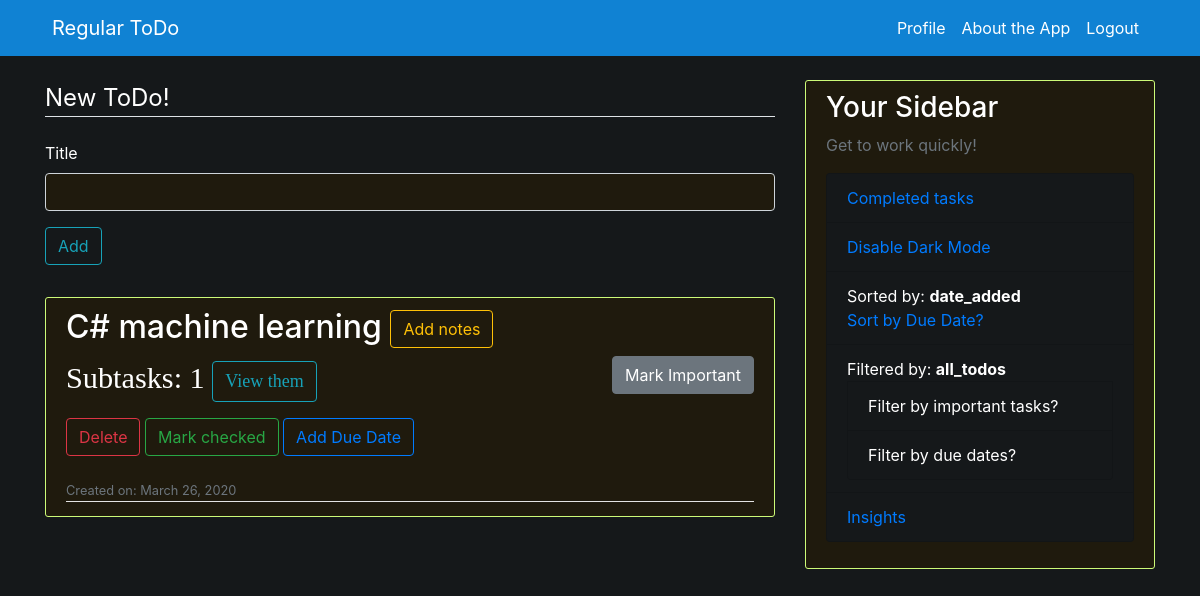
Screenshot of / (signed in) with the database file from the repository.
### ToDo/models.py (models this page shows, shortened)
class ToDo(models.Model):
    title = models.CharField(max_length=100)
    date_posted = models.DateTimeField(default=timezone.now)
    creator = models.ForeignKey(User, on_delete=models.CASCADE)
    is_checked = models.BooleanField(default=False)
    due_date = models.DateTimeField(null=True, blank=True)
    due_date_color = models.CharField(max_length=100, null=True, blank=True)
    num_of_subtasks = models.IntegerField(default=0)
    date_completed = models.DateTimeField(null=True, blank=True)
    notes = models.BooleanField(default=False)
    important = models.BooleanField(default=False)

### users/models.py (models this page shows, shortened)
class Profile(models.Model):
    user = models.OneToOneField(User, on_delete=models.CASCADE)
    image = models.ImageField(default="default.jpg", upload_to="profile_pics")
    todos = models.IntegerField(default=0)
    has_dark_mode = models.BooleanField(default=False)
    sort_todos_by = models.CharField(max_length=100, default="date_added")
    total_todos = models.IntegerField(default=0)
    filter_todos_by = models.CharField(max_length=100, default="all_todos")
    num_of_important_tasks = models.IntegerField(default=0)
    insights_enabled = models.BooleanField(default=False)
    last_insights_date = models.DateField(blank=True, null=True)
    todos_created_this_week = models.IntegerField(default=0)
    todos_completed_this_week = models.IntegerField(default=0)
    todos_completed_on_time = models.IntegerField(default=0)
    generated_insights_this_week = models.BooleanField(default=False)
    efficiency_this_week = models.IntegerField(default=0)
    efficiency_change = models.IntegerField(default=0)
    efficiency_change_type = models.CharField(max_length=100, default="NOT_PROVIDED")
    todos_completed_created_long_ago = models.IntegerField(default=0)

### ToDo/views.py (the view, shortened to what this page needs)
# urls.py: 2. Add a URL to urlpatterns:  path('', views.home, name='home')
def home(request):
    if request.method == "POST":
        due_form = DueDateForm(request.POST)
        add_form = NewTaskForm(request.POST)
        if due_form.is_valid():
            days = due_form.cleaned_data.get("due_date").lower()
            if days == "today":
                days = 0
            elif days == "tomorrow":
                days = 1
            elif days == "next week":
                days = 7
            elif days == "yesterday":
                days = -1
            elif days == "last week":
                days = -7
            else:
                days = int(days)
            today = datetime.datetime.today()
            due_date = today + datetime.timedelta(days=days)
            todo = ToDo.objects.get(pk=int(request.POST.get("title", "")))
            todo.due_date = due_date
            todo.save()
            messages.success(request, "Due Date added to task")
            return redirect("todo-home")
        elif add_form.is_valid():
            title = add_form.cleaned_data.get("title")
            todo = ToDo(title=title)
            todo.creator = request.user
            todo.save()
            user = User.objects.get(username=request.user.username)
            user.profile.todos += 1
            user.profile.total_todos += 1
            user.save()
            messages.success(request, "Your new task has been added")
            return redirect("todo-home")
    else:
        add_form = NewTaskForm()
        due_form = DueDateForm()
    today = datetime.datetime.now(datetime.timezone.utc)
    todo_objects = ToDo.objects.all()
    for todo in todo_objects:
        if todo.due_date is not None:
            if todo.due_date.day == today.day:
                todo.due_date_color = "blue"
            elif todo.due_date > today:
                todo.due_date_color = "green"
            elif todo.due_date < today:
                todo.due_date_color = "red"
            todo.save()
    todos = todo_objects
    if request.user.is_authenticated:
        user = User.objects.get(username=request.user.username)
        if user.profile.sort_todos_by == "date_added":
            if user.profile.filter_todos_by == "important_todos":
                todos = ToDo.objects.filter(important=True).order_by("-date_posted")
            elif user.profile.filter_todos_by == "due_date_todos":
                todos = []
                for todo in ToDo.objects.all():
                    if todo.due_date is not None:
                        todos.append(todo)
                todos.reverse()
            elif user.profile.filter_todos_by == "all_todos":
                todos = ToDo.objects.all().order_by("-date_posted")
        if not user.profile.insights_enabled:
            if (today.date() - user.date_joined.date()).days >= 7:
                user.profile.insights_enabled = True
                previous_monday = (today - datetime.timedelta(days=today.weekday())) - datetime.timedelta(days=7)
                user.profile.last_insights_date = previous_monday.date()
                user.save()
        if user.profile.insights_enabled:
            if (today.date() - user.profile.last_insights_date).days >= 7:
                user.profile.generated_insights_this_week = False
                user.save()
    context = {
        "todos": todos,
        "add_form": add_form,
        "due_form": due_form
    }
    return render(request, "ToDo/home.html", context=context)

### ToDo/forms.py
class NewTaskForm(forms.Form):
    title = forms.CharField(max_length=150)

class DueDateForm(forms.Form):
    due_date = forms.CharField(max_length=150, help_text="eg. 'tomorrow', 'today', yesterday, next week, 5")

### ToDo/templates/ToDo/home.html (shortened to what this page needs)
{% extends "ToDo/base.html" %}
{% block content %}
{% load crispy_forms_tags %}
{% load user_agents %}
    {% if user.is_authenticated %}
        <div class="content section">
            <form method="POST" name="add_form">
                <fieldset class="form-group dark-mode-assist">
                    <legend class="border-bottom mb-4">New ToDo!</legend>
                    {{ add_form|crispy }}
                    <div class="form-group">
                        <button class="btn btn-outline-info" type="submit" name="add-task">Add</button>
                    </div>
                </fieldset>
            </form>
        </div>
        {% if user.profile.todos == 0 %}
            <div class="container-fluid">
                <h2>You are on top of the world!</h2>
            </div>
        {% else %}
            {% for todo in todos %}
                {% if user.username|lower == todo.creator|lower and not todo.is_checked %}
                    <article class="media content-section">
                        <div class="media-body">
                            {% if todo.notes %}
                                <h2><a href="{% url 'todo-edit' todo.pk %}" class="article-title">{{ todo.title }}</a> <button onclick="location.href='{% url 'todo-add-notes' todo.pk %}'" class="btn btn-outline-warning" type="submit">View notes</button></h2>
                            {% else %}
                                <h2><a href="{% url 'todo-edit' todo.pk %}" class="article-title">{{ todo.title }}</a> <button onclick="location.href='{% url 'todo-add-notes' todo.pk %}'" class="btn btn-outline-warning" type="submit">Add notes</button></h2>
                            {% endif %}
                            {% if not todo.important %}
                                <button style="float: right;" onclick="location.href='{% url 'todo-toggle-important' todo.pk %}'" type="submit" class="btn btn-secondary">
                                    <span aria-hidden="true">Mark Important</span>
                                </button>
                            {% else %}
                                <button style="float: right;" onclick="location.href='{% url 'todo-toggle-important' todo.pk %}'" type="submit" class="btn btn-warning">
                                    <span aria-hidden="true">Mark Unimportant</span>
                                </button>
                            {% endif %}
                            {% if todo.num_of_subtasks != 0 %}
                                <p class="dark-mode-assist" style="font-family: Calibri; font-size: 3ch;">Subtasks: {{ todo.num_of_subtasks }} <button style="font-size: 18px;" onclick="location.href='{% url 'todo-add-subtask' todo.pk %}'" class="btn btn-outline-info" type="submit">View them</button></p>
                            {% endif %}
                            <button type="button" class="btn btn-outline-danger" data-toggle="modal" data-target="#exampleModalCenter">
                              Delete
                            </button>
                            <button onclick="location.href='{% url 'todo-check' todo.pk %}'" class="btn btn-outline-success" type="submit">Mark checked</button>
                            {% if todo.due_date == None %}
                                <a class="btn btn-outline-primary" data-toggle="collapse" href="#multiCollapseExample{{ todo.pk }}" role="button" aria-expanded="false" aria-controls="multiCollapseExample{{ todo.pk }}">Add Due Date</a>
                                <div class="row">
                                  <div class="col">
                                  </div>
                                </div>
                            {% else %}
                                <p2 style="font-weight: 1000; color: {{ todo.due_date_color }}; ">Due on: {{ todo.due_date|date:"F d" }}</p2>
                                <button onclick="location.href='{% url 'todo-due-remove' todo.pk %}'" class="btn btn-outline-primary" type="submit">Remove Due Date</button>
                            {% endif %}
                            <br>
                            <div class="article-metadata">
                                <small class="text-muted">Created on: {{ todo.date_posted|date:"F d, Y" }}</small>
                            </div>
                        </div>
                    </article>
                {% endif %}
            {% endfor %}
        {% endif %}
    {% endif %}
{% endblock content %}

### ToDo/templates/ToDo/base.html (shortened to what this page needs)
{% load static %}
{% load user_agents %}
<html>
<head>
    <link rel="stylesheet" href="https://maxcdn.bootstrapcdn.com/bootstrap/4.0.0/css/bootstrap.min.css">
    {% if user.profile.has_dark_mode %}
        <link rel="stylesheet" type="text/css" href="{% static 'ToDo/main_dark.css' %}">
    {% else %}
        <link rel="stylesheet" type="text/css" href="{% static 'ToDo/main_light.css' %}">
    {% endif %}
</head>
<body>
    <header class="site-header">
        <nav class="navbar navbar-nav navbar-dark bg-steel navbar-expand-md fixed-top nav-fill">
          <div class="container">
            <a style="padding-left:15px" class="navbar-brand mr-4 nav-link" href="{% url 'todo-home' %}">Regular ToDo</a>
            <div class="collapse navbar-collapse" id="navbarToggle">
              <div class="navbar-nav">
                {% if user.is_authenticated %}
                    {% if request.path != "/profile/" %}
                        <a class="nav-item nav-link" href="{% url 'profile' %}">Profile</a>
                    {% endif %}
                    {% if request.path != "/about/" %}
                        <a class="nav-item nav-link" href="{% url 'todo-about' %}">About the App</a>
                    {% endif %}
                    <a class="nav-item nav-link" href="{% url 'logout' %}">Logout</a>
                {% endif %}
              </div>
            </div>
          </div>
        </nav>
    </header>
    <main role="main" class="container">
        <div class="row">
            <div class="col-md-8">
                {% block content %}{% endblock %}
            </div>
            {% if user.is_authenticated and request.path != "/about/" %}
                <div class="col-md-4">
                    <div class="content-section">
                        <h3>Your Sidebar</h3>
                        <p class='text-muted'>Get to work quickly!
                            <ul class="list-group">
                                {% if request.path != "/todo/completed/" %}
                                    <li class="list-group-item dark-mode-assist-section"><a href="{% url 'todo-completed' %}">Completed tasks</a></li>
                                {% endif %}
                                {% if user.profile.has_dark_mode %}
                                    <li class="list-group-item dark-mode-assist-section"><a href="{% url 'todo-darkmode' %}">Disable Dark Mode</a></li>
                                {% else %}
                                    <li class="list-group-item dark-mode-assist-section"><a href="{% url 'todo-darkmode' %}">Enable Dark Mode</a></li>
                                {% endif %}
                                {% if request.path == "/" %}
                                    {% if user.profile.sort_todos_by == "date_added" %}
                                        <li class="list-group-item dark-mode-assist-section">Sorted by: <b>{{ user.profile.sort_todos_by }}</b><br><a href="{% url 'todo-user-sort' %}">Sort by Due Date?</a></li>
                                    {% else %}
                                        <li class="list-group-item dark-mode-assist-section">Sorted by: <b>{{ user.profile.sort_todos_by }}</b><br><a href="{% url 'todo-user-sort' %}">Sort by Date Added?</a></li>
                                    {% endif %}
                                {% endif %}
                                {% if request.path == "/" %}
                                    <li class="list-group-item dark-mode-assist-section">
                                        Filtered by: <b>{{ user.profile.filter_todos_by }}</b>
                                        {% if user.profile.filter_todos_by == "all_todos" %}
                                            <a href="{% url 'todo-filter-important' %}" class="list-group-item dark-mode-assist-section">Filter by important tasks?</a>
                                            <a href="{% url 'todo-filter-due-dates' %}" class="list-group-item dark-mode-assist-section">Filter by due dates?</a>
                                        {% elif user.profile.filter_todos_by == "important_todos" %}
                                            <a href="{% url 'todo-filter-normal' %}" class="list-group-item dark-mode-assist-section">Filter by all tasks?</a>
                                            <a href="{% url 'todo-filter-due-dates' %}" class="list-group-item dark-mode-assist-section">Filter by due dates?</a>
                                        {% elif user.profile.filter_todos_by == "due_date_todos" %}
                                            <a href="{% url 'todo-filter-normal' %}" class="list-group-item dark-mode-assist-section">Filter by all tasks?</a>
                                            <a href="{% url 'todo-filter-important' %}" class="list-group-item dark-mode-assist-section">Filter by important tasks?</a>
                                        {% endif %}
                                    </li>
                                {% endif %}
                                {% if request.path != "/insights/" %}
                                    <li class="list-group-item dark-mode-assist-section"><a href="{% url 'insights' %}">Insights</a></li>
                                {% endif %}
                            </ul>
                        </p>
                    </div>
                </div>
            {% endif %}
        </div>
    </main>
</body>
</html>

### static/ToDo/main_dark.css (style rules this page uses)
body { background: #15181a; color: #333333; margin-top: 5rem; }
h1, h2, h3, h4, h5, h6 { color: #ffffff; }
.form-control { background: #1f1a0d; color: #ffffff; }
.dark-mode-assist { color: #ffffff; }
.dark-mode-assist-section { color: #ffffff; background: #15181a; border: 1px line #a80de0; }
ul { margin: 0; }
.bg-steel { background-color: #1082d3; }
.site-header .navbar-nav .nav-link { color: #ffffff; }
.content-section { background: #1f1a0d; padding: 10px 20px; border: 1px solid #ccfa78; border-radius: 3px; margin-bottom: 20px; }
.article-title { color: #ffffff; }
.article-metadata { padding-bottom: 1px; margin-bottom: 4px; border-bottom: 1px solid #e3e3e3 }

### rows the page displays
ToDo: title "C# machine learning", important "Mark Important", num_of_subtasks "1", date_posted "March 26, 2020"

### other values shown
{{ user.profile.sort_todos_by }} "date_added"
{{ user.profile.filter_todos_by }} "all_todos"
